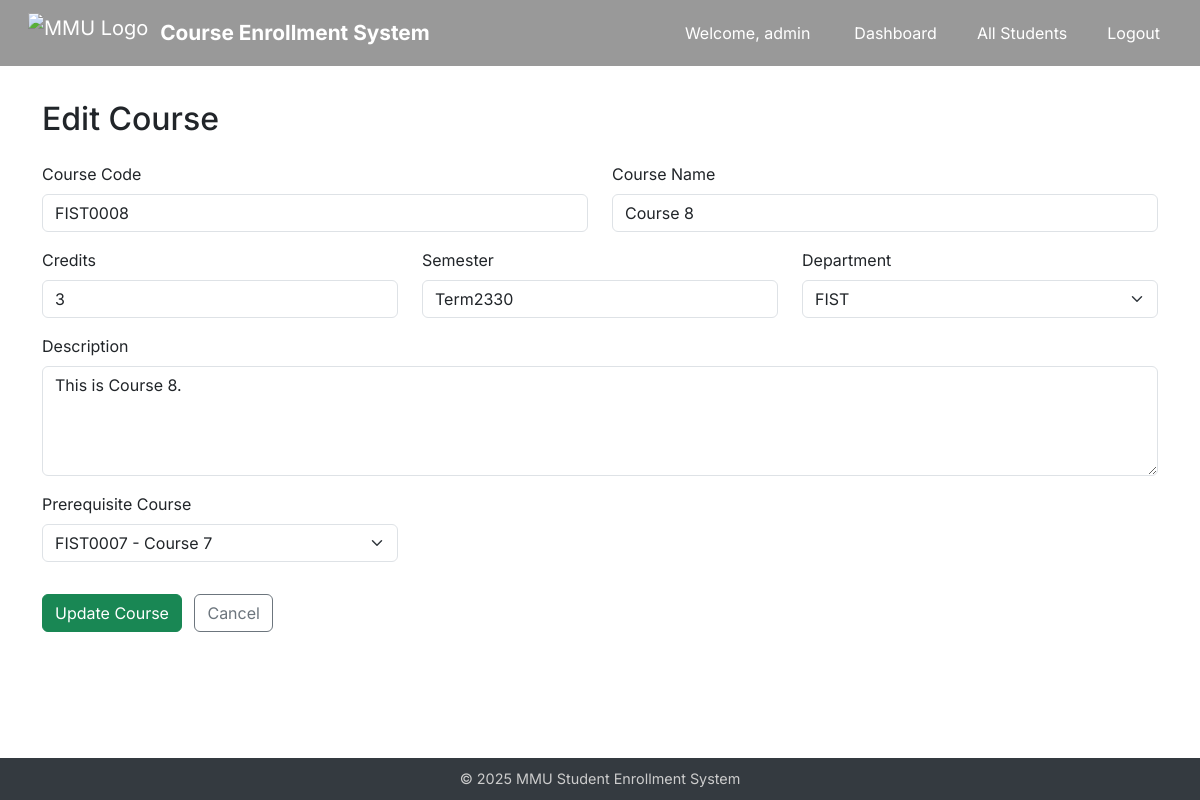
/admin/edit/8 (signed in), run on an earlier commit of the app's database.
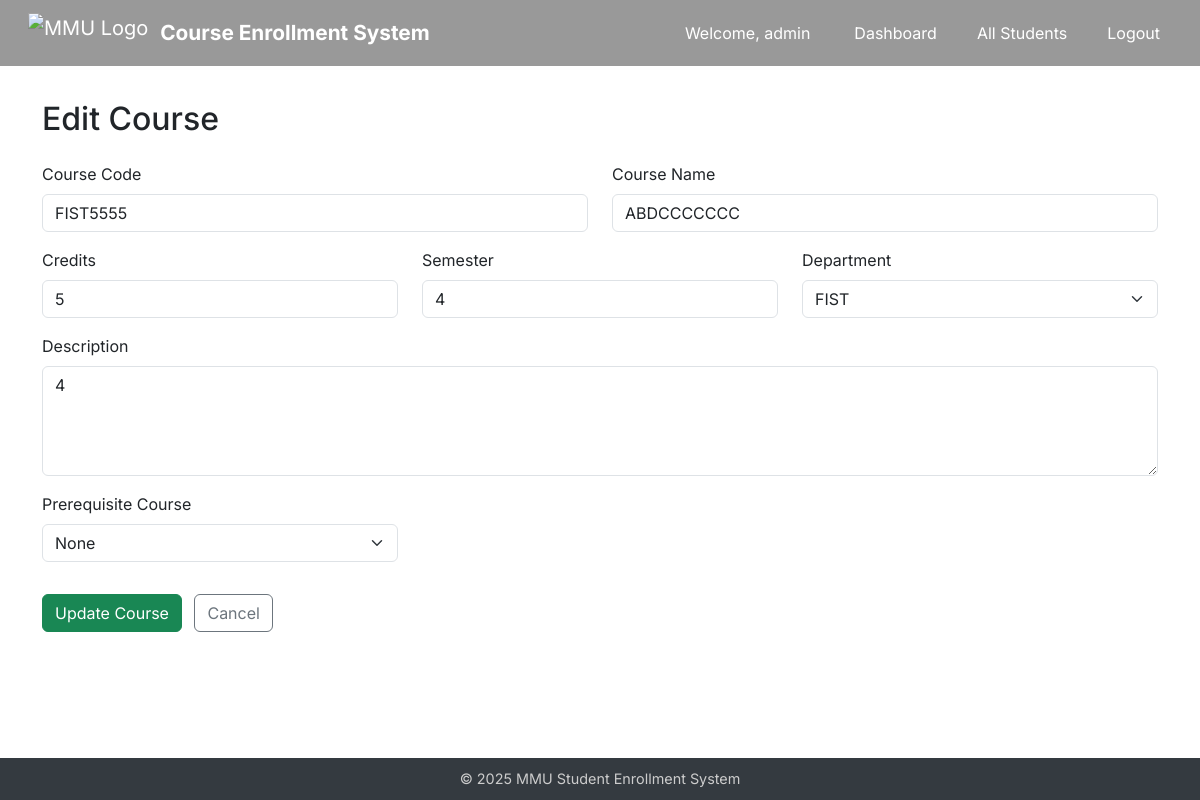
And on a later commit of the database.
### app/models.py (models this page shows)
class Course(db.Model):
    id = db.Column(db.Integer, primary_key=True)
    course_code = db.Column(db.String(10), unique=True)
    course_name = db.Column(db.String(128))
    description = db.Column(db.Text)
    credits = db.Column(db.Integer)
    semester = db.Column(db.String(64))
    department = db.Column(db.String(64))
    prerequisite_id = db.Column(db.Integer, db.ForeignKey('course.id'))
    prerequisite = db.relationship("Course", remote_side=[id])
    enrollments = db.relationship('Enrollment', backref='course', lazy=True)
    sections = db.relationship('Section', back_populates='course', cascade='all, delete')

### app/routes.py (the view, shortened to what this page needs)
@main.route("/admin/edit/<int:course_id>", methods=["GET", "POST"])
@login_required
def admin_edit(course_id):
    if not current_user.is_admin:
        flash("Admin access only.", "warning")
        return redirect(url_for("main.admin_login"))
    course = Course.query.get_or_404(course_id)
    form = CourseEditForm(obj=course)
    other_courses = Course.query.filter(Course.id != course.id).all()
    form.prerequisite_id.choices = [(0, "None")] + [
        (c.id, f"{c.course_code} - {c.course_name}") for c in other_courses
    ]
    if request.method == "GET":
        form.prerequisite_id.data = course.prerequisite_id or 0
    return render_template("admin/course_form.html", form=form, title="Edit Course")

### app/forms.py
class CourseEditForm(CourseAddForm):
    prerequisite_id = SelectField("Prerequisite Course", coerce=int, choices=[], validators=[Optional()])
    submit = SubmitField("Update Course")

### app/models.py (called while the page is built)
    @property
    def is_admin(self):
        return True

### app/templates/admin/course_form.html (shortened to what this page needs)
{% extends "base.html" %}
{% block content %}
<h2 class="mb-4">{{ title }}</h2>
<form method="POST">
    <div class="row">
        <div class="col-md-6 mb-3">
            {{ form.course_code.label(class="form-label") }}
            {{ form.course_code(class="form-control") }}
        </div>
        <div class="col-md-6 mb-3">
            {{ form.course_name.label(class="form-label") }}
            {{ form.course_name(class="form-control") }}
        </div>
    </div>
    <div class="row">
        <div class="col-md-4 mb-3">
            {{ form.credits.label(class="form-label") }}
            {{ form.credits(class="form-control") }}
        </div>
        <div class="col-md-4 mb-3">
            {{ form.semester.label(class="form-label") }}
            {{ form.semester(class="form-control") }}
        </div>
        <div class="col-md-4 mb-3">
            {{ form.department.label(class="form-label") }}
            {{ form.department(class="form-select") }}
        </div>
    </div>
    <div class="mb-3">
        {{ form.description.label(class="form-label") }}
        {{ form.description(class="form-control", rows="4") }}
    </div>
    <div class="row">
        <div class="col-md-4 mb-3">
            {{ form.prerequisite_id.label(class="form-label") }}
            {{ form.prerequisite_id(class="form-select") }}
        </div>
    </div>
    <div class="mt-3">
        {{ form.submit(class="btn btn-success") }}
        <a href="{{ url_for('main.admin_dashboard') }}" class="btn btn-outline-secondary ms-2">Cancel</a>
    </div>
</form>
{% endblock %}

What changed in the data, as far as the page shows it:
changed Course "FIST": course_code "FIST0008" → "FIST5555"; course_name "Course 8" → "ABDCCCCCCC"; credits "3" → "5"; semester "Term2330" → "4"; description "This is Course 8." → "4"; prerequisite_id "FIST0007 - Course 7" → "None"
